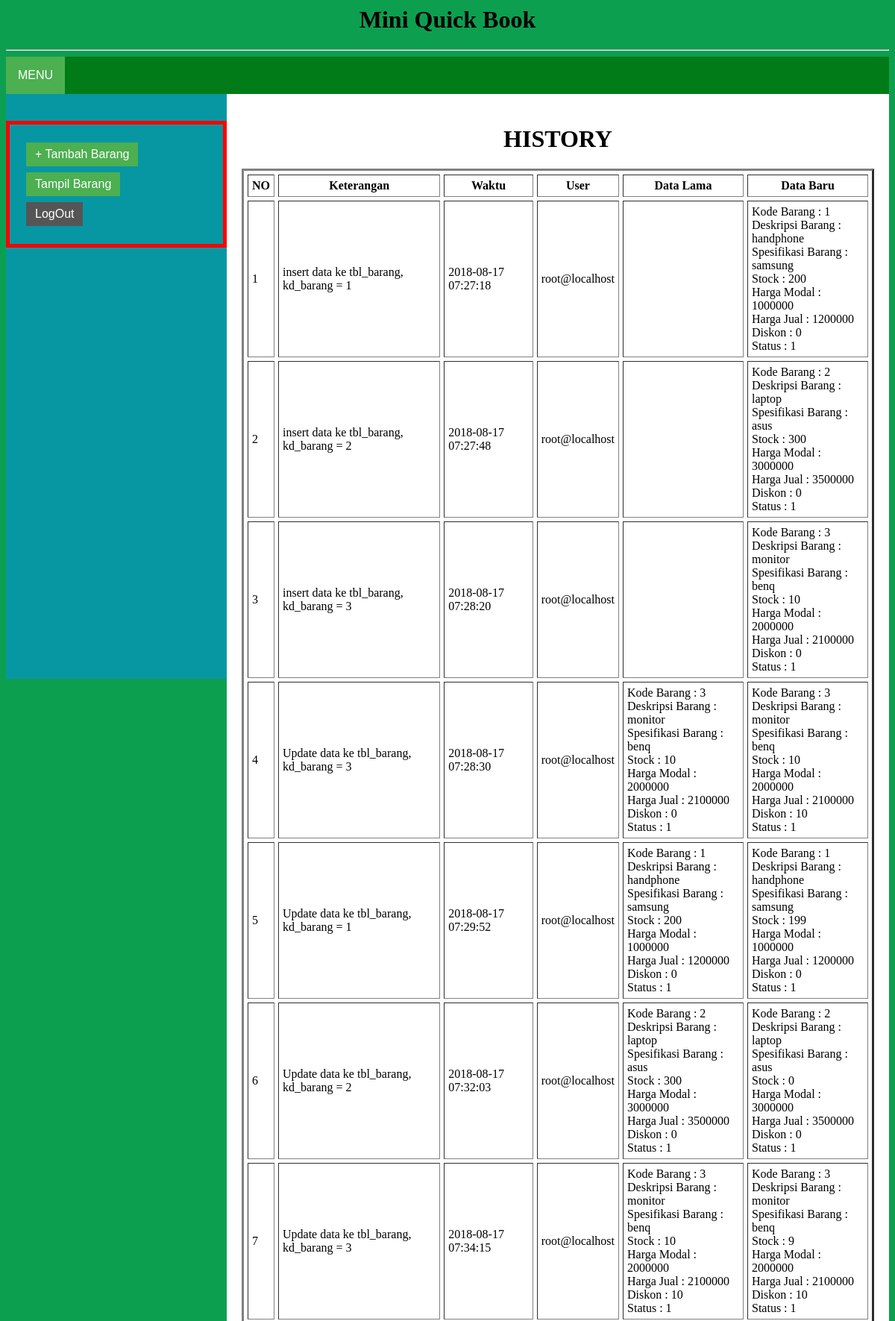
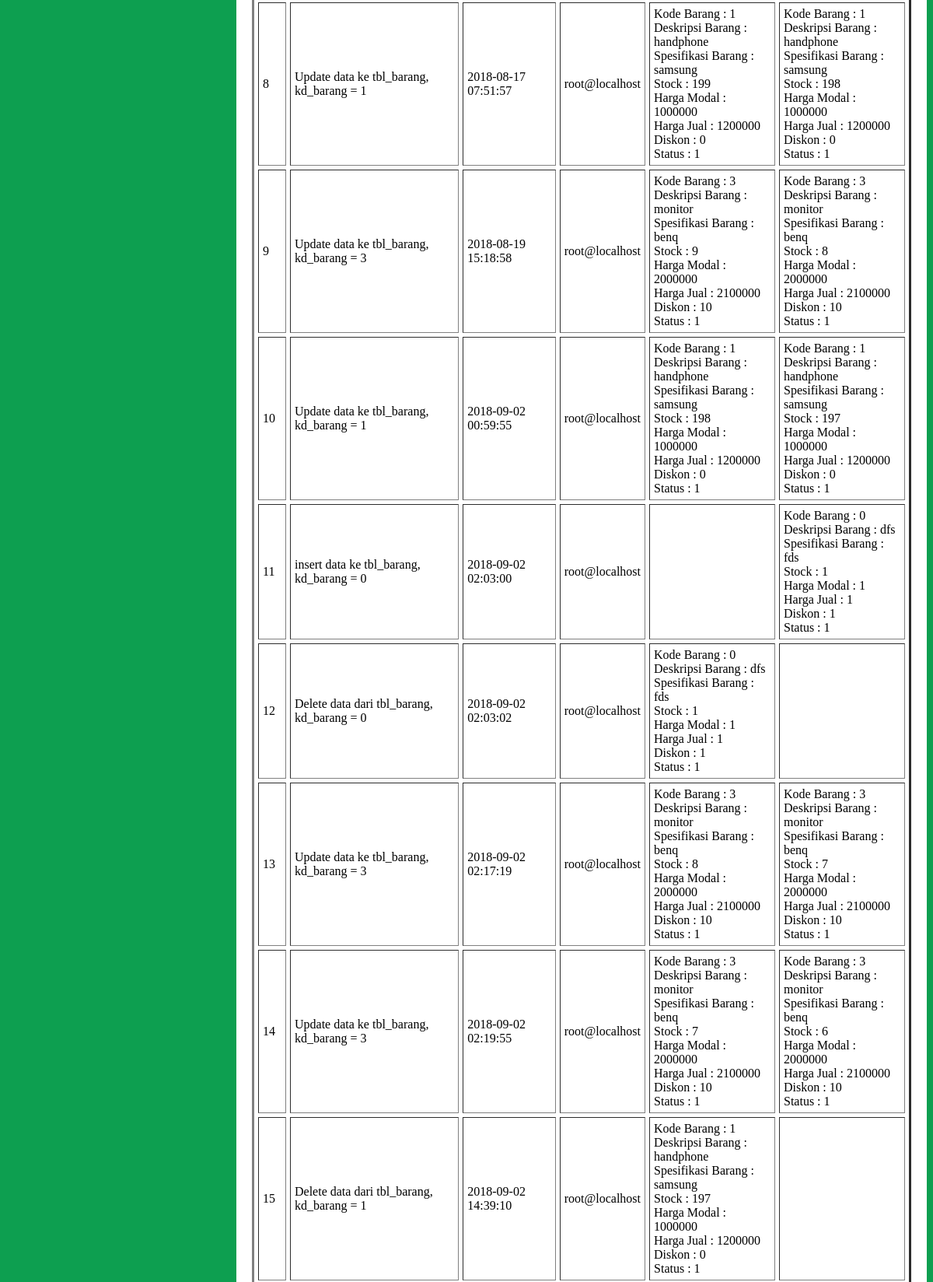
The page /history.php (signed in, upper part) on the database its author committed (2 pictures, top to bottom).
### tables this page shows
CREATE TABLE `tbl_log` (
  `ket` text NOT NULL,
  `datetime` timestamp NOT NULL DEFAULT CURRENT_TIMESTAMP,
  `user` varchar(50) NOT NULL DEFAULT '',
  `old_data` varchar(10000) NOT NULL DEFAULT '',
  `new_data` varchar(10000) NOT NULL DEFAULT ''
);

### history.php (the view, shortened to what this page needs)
<?php session_start();
include('config.php');
?>
<html>
<head>
	<link rel="stylesheet" type="text/css" href="css/main.css" />
</head>
<body bgcolor="#0D9F5">
<h1><center>Mini Quick Book</center></h1><hr>
<div class="menuatas">
		<div class="dropdown">
  <button class="dropbtn">MENU</button>
</div>
	</div>
<div class="sidebar">
	<br><br>
		<div class="font">
		<?php
if(ISSET($_SESSION['admin'])){ ?>
<h2>MENU</h2>
			<a href="tambah_barang.php"><button class="button button1">+ Tambah Barang </button></a>
			<a href="tampil_barang.php"><button class="button button1">Tampil Barang</button></a>
			<a href="logout.php"><button class="button button5"> LogOut </button></a>
<?php
}else if(ISSET($_SESSION['super_admin'])){ ?>
		<a href="tambah_barang.php"><button class="button button1">+ Tambah Barang </button></a>
		<a href="tampil_barang.php"><button class="button button1">Tampil Barang</button></a><br>
		<a href="logout.php"><button class="button button5"> LogOut </button></a>
<?php
}else{?>
			<font color="#AC090C"><h3> ANDA BELUM LOGIN </h3></font>
<?php
}
?>
		</div>
	</div>
	<div class="content">
	<div class="font">
<?php
	if (isset($_SESSION['super_admin'])) { ?>
	<h1><center>HISTORY</center></h1>
<center>
<table border="3" cellpadding="5" cellspacing="5">
	<tr>
		<th>NO</th>
		<th>Keterangan</th>
		<th>Waktu</th>
		<th>User</th>
		<th>Data Lama</th>
		<th>Data Baru</th>
	</tr>
	<?php
	$query = mysqli_query($con, "select * from tbl_log");
	$no = 1;
	while($data = mysqli_fetch_array($query))
	{
	?>
		<tr>
			<td><?php echo $no;  ?></td>
			<td><?php echo $data['ket'];  ?></td>
			<td><?php echo $data['datetime'];  ?></td>
			<td><?php echo $data['user'];  ?></td>
			<td><?php echo $data['old_data']; ?></td>
			<td><?php echo $data['new_data']; ?></td>
		</tr>
		<?php
$no++ ;
	}
	?>
</table>
	<?php }
		  ?>
		</div>
	</div>
</body>
</html>

### css/main.css (style rules this page uses)
.menuatas { width: 100%; height: 50px; background: #017B17; float: left; }
.button { background-color: #4CAF50; border: none; color: white; padding: 5px 10px; text-align: center; text-decoration: none; display: inline-block; font-size: 16px; margin: 4px 2px; -webkit-transition-duration: 0.8s; transition-duration: 0.8s; cursor: pointer; }
.button1 { background-color: #4CAF50; color: white; border: 2px solid #4CAF50; }
.button5 { background-color: #555555; color: white; border: 2px solid #555555; }
.dropbtn { background-color: #4CAF50; color: white; padding: 16px; font-size: 16px; border: none; cursor: pointer; }
.dropdown { position: relative; display: inline-block; }
.sidebar { background: #0797A3; float: left; width: 25%; height: 100%; }
.sidebar .font { padding: 20px; border: 5px solid red; }
.content { background: white; float: left; align-content: center; width: 75%; height: auto; }
.content .font { padding: 20px; }

### rows shown on the page
tbl_log: ket "insert data ke tbl_barang, kd_barang = 1", datetime "2018-08-17 07:27:18", user "root@localhost", new_data "Kode Barang : 1 Deskripsi Barang : handphone Spesifikasi Barang : samsung Stock : 200 Harga Modal : 1000000 Harga Jual : 1200000 Diskon : 0 Status : 1"
tbl_log: ket "insert data ke tbl_barang, kd_barang = 2", datetime "2018-08-17 07:27:48", user "root@localhost", new_data "Kode Barang : 2 Deskripsi Barang : laptop Spesifikasi Barang : asus Stock : 300 Harga Modal : 3000000 Harga Jual : 3500000 Diskon : 0 Status : 1"
tbl_log: ket "insert data ke tbl_barang, kd_barang = 3", datetime "2018-08-17 07:28:20", user "root@localhost", new_data "Kode Barang : 3 Deskripsi Barang : monitor Spesifikasi Barang : benq Stock : 10 Harga Modal : 2000000 Harga Jual : 2100000 Diskon : 0 Status : 1"
tbl_log: ket "Update data ke tbl_barang, kd_barang = 3", datetime "2018-08-17 07:28:30", user "root@localhost", old_data "Kode Barang : 3 Deskripsi Barang : monitor Spesifikasi Barang : benq Stock : 10 Harga Modal : 2000000 Harga Jual : 2100000 Diskon : 0 Status : 1", new_data "Kode Barang : 3 Deskripsi Barang : monitor Spesifikasi Barang : benq Stock : 10 Harga Modal : 2000000 Harga Jual : 2100000 Diskon : 10 Status : 1"
tbl_log: ket "Update data ke tbl_barang, kd_barang = 1", datetime "2018-08-17 07:29:52", user "root@localhost", old_data "Kode Barang : 1 Deskripsi Barang : handphone Spesifikasi Barang : samsung Stock : 200 Harga Modal : 1000000 Harga Jual : 1200000 Diskon : 0 Status : 1", new_data "Kode Barang : 1 Deskripsi Barang : handphone Spesifikasi Barang : samsung Stock : 199 Harga Modal : 1000000 Harga Jual : 1200000 Diskon : 0 Status : 1"
tbl_log: ket "Update data ke tbl_barang, kd_barang = 2", datetime "2018-08-17 07:32:03", user "root@localhost", old_data "Kode Barang : 2 Deskripsi Barang : laptop Spesifikasi Barang : asus Stock : 300 Harga Modal : 3000000 Harga Jual : 3500000 Diskon : 0 Status : 1", new_data "Kode Barang : 2 Deskripsi Barang : laptop Spesifikasi Barang : asus Stock : 0 Harga Modal : 3000000 Harga Jual : 3500000 Diskon : 0 Status : 1"
tbl_log: ket "Update data ke tbl_barang, kd_barang = 3", datetime "2018-08-17 07:34:15", user "root@localhost", old_data "Kode Barang : 3 Deskripsi Barang : monitor Spesifikasi Barang : benq Stock : 10 Harga Modal : 2000000 Harga Jual : 2100000 Diskon : 10 Status : 1", new_data "Kode Barang : 3 Deskripsi Barang : monitor Spesifikasi Barang : benq Stock : 9 Harga Modal : 2000000 Harga Jual : 2100000 Diskon : 10 Status : 1"
tbl_log: ket "Update data ke tbl_barang, kd_barang = 1", datetime "2018-08-17 07:51:57", user "root@localhost", old_data "Kode Barang : 1 Deskripsi Barang : handphone Spesifikasi Barang : samsung Stock : 199 Harga Modal : 1000000 Harga Jual : 1200000 Diskon : 0 Status : 1", new_data "Kode Barang : 1 Deskripsi Barang : handphone Spesifikasi Barang : samsung Stock : 198 Harga Modal : 1000000 Harga Jual : 1200000 Diskon : 0 Status : 1"
tbl_log: ket "Update data ke tbl_barang, kd_barang = 3", datetime "2018-08-19 15:18:58", user "root@localhost", old_data "Kode Barang : 3 Deskripsi Barang : monitor Spesifikasi Barang : benq Stock : 9 Harga Modal : 2000000 Harga Jual : 2100000 Diskon : 10 Status : 1", new_data "Kode Barang : 3 Deskripsi Barang : monitor Spesifikasi Barang : benq Stock : 8 Harga Modal : 2000000 Harga Jual : 2100000 Diskon : 10 Status : 1"
tbl_log: ket "Update data ke tbl_barang, kd_barang = 1", datetime "2018-09-02 00:59:55", user "root@localhost", old_data "Kode Barang : 1 Deskripsi Barang : handphone Spesifikasi Barang : samsung Stock : 198 Harga Modal : 1000000 Harga Jual : 1200000 Diskon : 0 Status : 1", new_data "Kode Barang : 1 Deskripsi Barang : handphone Spesifikasi Barang : samsung Stock : 197 Harga Modal : 1000000 Harga Jual : 1200000 Diskon : 0 Status : 1"
tbl_log: ket "insert data ke tbl_barang, kd_barang = 0", datetime "2018-09-02 02:03:00", user "root@localhost", new_data "Kode Barang : 0 Deskripsi Barang : dfs Spesifikasi Barang : fds Stock : 1 Harga Modal : 1 Harga Jual : 1 Diskon : 1 Status : 1"
tbl_log: ket "Delete data dari tbl_barang, kd_barang = 0", datetime "2018-09-02 02:03:02", user "root@localhost", old_data "Kode Barang : 0 Deskripsi Barang : dfs Spesifikasi Barang : fds Stock : 1 Harga Modal : 1 Harga Jual : 1 Diskon : 1 Status : 1"
tbl_log: ket "Update data ke tbl_barang, kd_barang = 3", datetime "2018-09-02 02:17:19", user "root@localhost", old_data "Kode Barang : 3 Deskripsi Barang : monitor Spesifikasi Barang : benq Stock : 8 Harga Modal : 2000000 Harga Jual : 2100000 Diskon : 10 Status : 1", new_data "Kode Barang : 3 Deskripsi Barang : monitor Spesifikasi Barang : benq Stock : 7 Harga Modal : 2000000 Harga Jual : 2100000 Diskon : 10 Status : 1"
tbl_log: ket "Update data ke tbl_barang, kd_barang = 3", datetime "2018-09-02 02:19:55", user "root@localhost", old_data "Kode Barang : 3 Deskripsi Barang : monitor Spesifikasi Barang : benq Stock : 7 Harga Modal : 2000000 Harga Jual : 2100000 Diskon : 10 Status : 1", new_data "Kode Barang : 3 Deskripsi Barang : monitor Spesifikasi Barang : benq Stock : 6 Harga Modal : 2000000 Harga Jual : 2100000 Diskon : 10 Status : 1"
tbl_log: ket "Delete data dari tbl_barang, kd_barang = 1", datetime "2018-09-02 14:39:10", user "root@localhost", old_data "Kode Barang : 1 Deskripsi Barang : handphone Spesifikasi Barang : samsung Stock : 197 Harga Modal : 1000000 Harga Jual : 1200000 Diskon : 0 Status : 1"
